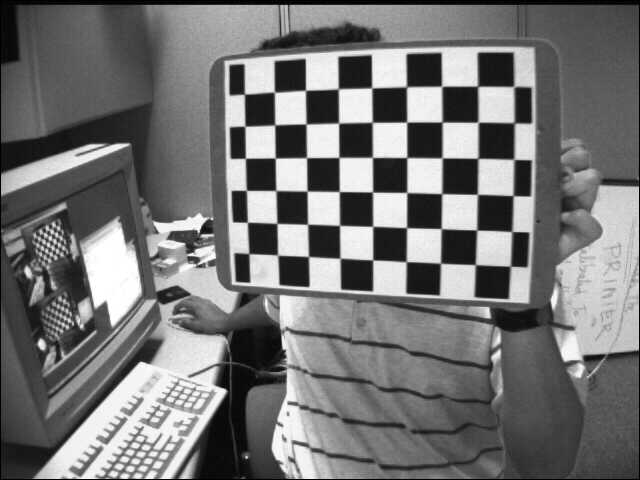
#> input picture sample_code/3_homography/images/left01.jpg, 640 x 480 px
$ python perspective_chessboard.py
#> lines starting #> are read from the running program, lines starting #| are printed output that depends on the picture
import numpy as np
import cv2

img1 = cv2.imread("images/left01.jpg")
#> img1 is the input picture: shape (480, 640, 3); min 0, max 255, mean 116.6
img2 = cv2.imread("images/left08.jpg")
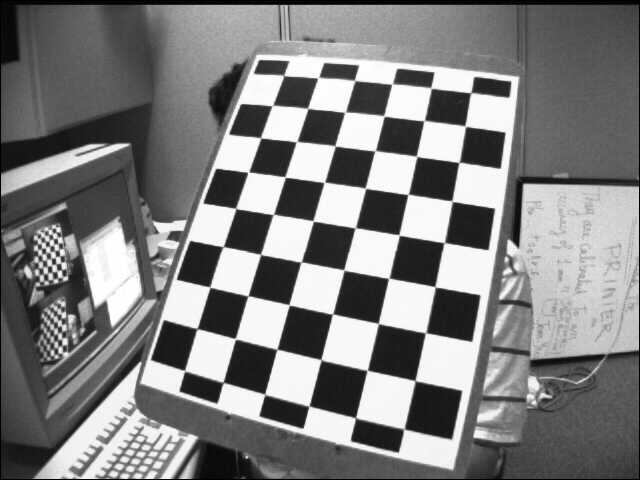
#> input picture sample_code/3_homography/images/left08.jpg, 640 x 480 px
#> img2 is the input picture: shape (480, 640, 3); min 0, max 255, mean 127.3

vis = np.concatenate((img1,img2),axis=1)
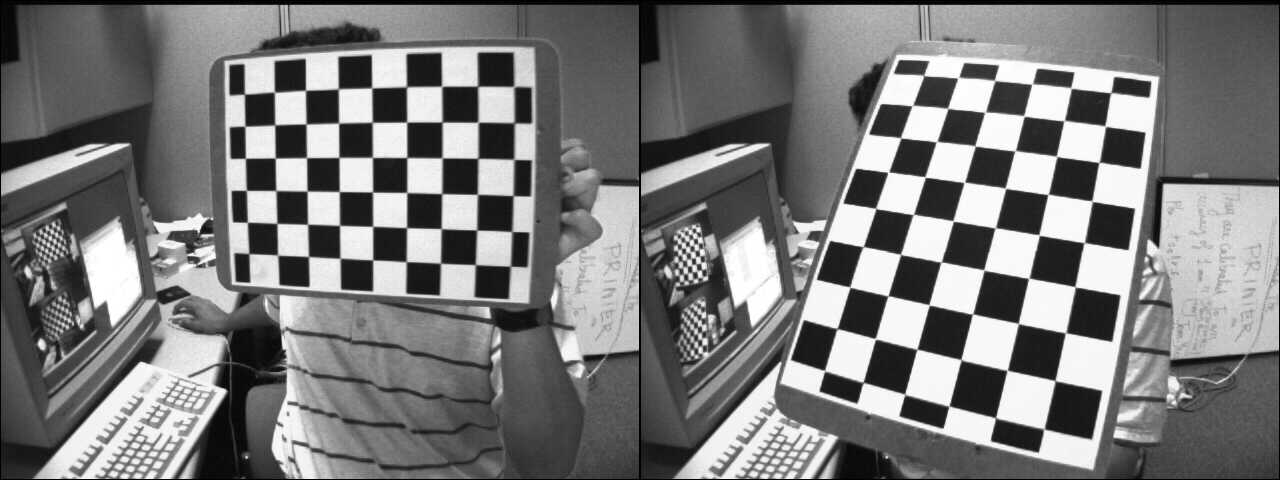
#> vis: shape (480, 1280, 3); min 0, max 255, mean 121.9
cv2.imshow("img_ori",vis)

ret1, corners1 = cv2.findChessboardCorners(img1, (7,6))
#> ret1 = True; corners1 = 42 rows, first 8: [475.4, 264.8], [440.5, 263.2], [405.9, 261.5], [372.9, 259.9], [340.6, 258.5], [308.7, 256.4], [277.6, 255.1], [476.7, 230.1]
ret2, corners2 = cv2.findChessboardCorners(img2, (7,6))
#> ret2 = True; corners2 = 42 rows, first 8: [196.5, 328.9], [210.1, 287.7], [224, 245.6], [235.5, 208.3], [247.4, 172.5], [261.4, 138.2], [272.4, 105.6], [234.5, 338.3]

H, _ = cv2.findHomography(corners1, corners2)
#> H = [[-0.411, -0.994, 646.9], [1.06, -0.0913, -163.4], [-0.000335, 0.000469, 1]]
print(H)
#| [[-4.11133251e-01 -9.94035690e-01  6.46909122e+02]
#|  [ 1.05985315e+00 -9.12765751e-02 -1.63373195e+02]
#|  [-3.35044900e-04  4.69156834e-04  1.00000000e+00]]
img1_warp = cv2.warpPerspective(img1, H, (img1.shape[1], img1.shape[0]))
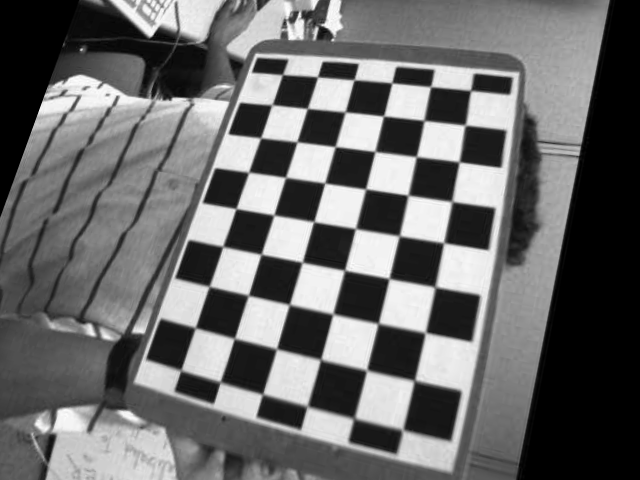
#> img1_warp: shape (480, 640, 3); min 0, max 255, mean 106.5

vis = np.concatenate((img1_warp,img2),axis=1)
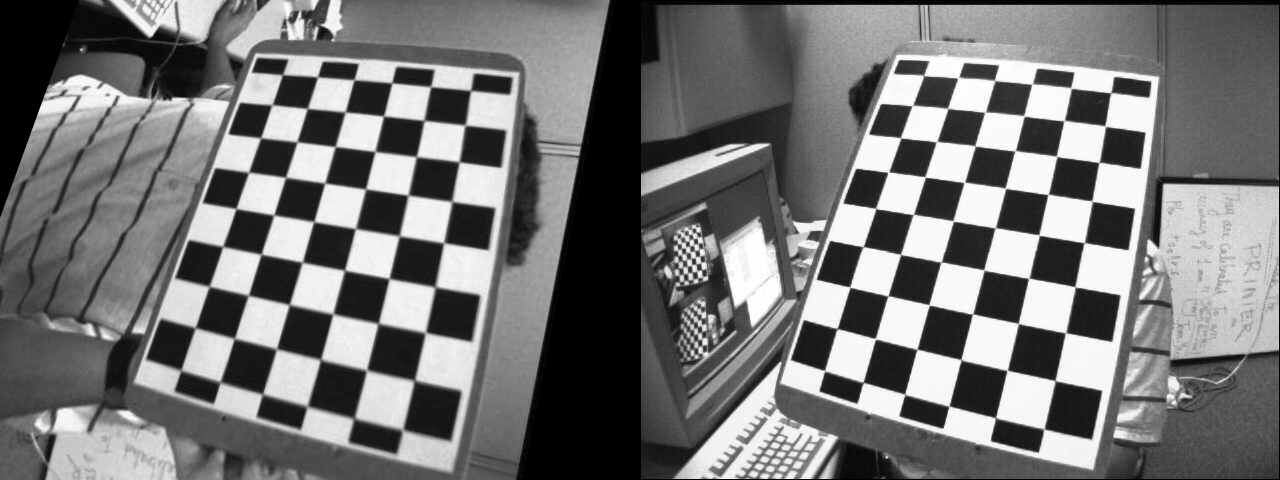
#> vis: shape (480, 1280, 3); min 0, max 255, mean 116.9
cv2.imshow("img_wrap",vis)
cv2.waitKey(0)
